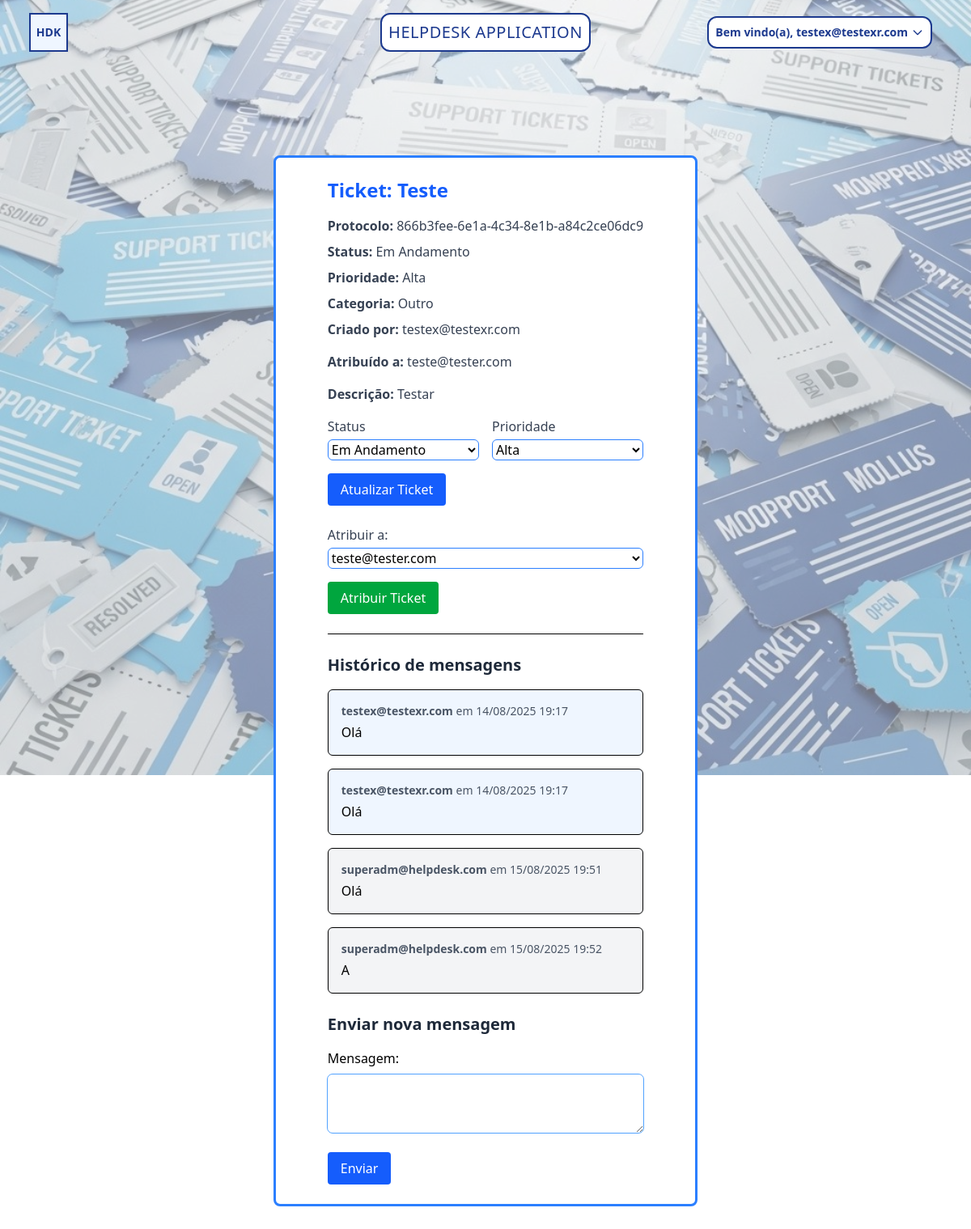
Screenshot of /tickets/1/ (signed in) with the database file from the repository.
### helpdesk/models.py (models this page shows, shortened)
class CustomUser(AbstractBaseUser, PermissionsMixin):
    ROLE_CHOICES = [
        ('cliente', 'Cliente'),
        ('suporte', 'Suporte'),
    ]
    email = models.EmailField(unique=True)
    role = models.CharField(max_length=20, choices=ROLE_CHOICES, default='cliente')
    profile_photo = models.ImageField(upload_to='profile_photos/', blank=True, null=True)
    phone = models.CharField(max_length=20, blank=True, null=True)
    country = models.CharField(max_length=50, blank=True, null=True)
    is_active = models.BooleanField(default=True)
    is_staff = models.BooleanField(default=False)
    date_joined = models.DateTimeField(default=timezone.now)
    USERNAME_FIELD = 'email'
    REQUIRED_FIELDS = []
    objects = CustomUserManager()

### helpdesk/tickets/ticket_models.py (models this page shows, shortened)
class Ticket(models.Model):
    PRIORITY_CHOICES = [
        ('low', 'Baixa'),
        ('medium', 'Média'),
        ('high', 'Alta'),
    ]
    STATUS_CHOICES = [
        ('open', 'Aberto'),
        ('in_progress', 'Em Andamento'),
        ('closed', 'Fechado'),
    ]
    CATEGORY_CHOICES = [
        ('software', 'Software'),
        ('hardware', 'Hardware'),
        ('network', 'Rede'),
        ('other', 'Outro'),
    ]
    title = models.CharField(max_length=255)
    description = models.TextField()
    category = models.CharField(max_length=50, choices=CATEGORY_CHOICES)
    priority = models.CharField(max_length=10, choices=PRIORITY_CHOICES)
    status = models.CharField(max_length=20, choices=STATUS_CHOICES, default='open')
    protocol_number = models.UUIDField(default=uuid.uuid4, editable=False, unique=True)
    attachment = models.FileField(upload_to='ticket_attachments/', blank=True, null=True)
    created_by = models.ForeignKey(settings.AUTH_USER_MODEL, on_delete=models.CASCADE, related_name='tickets_created')
    assigned_to = models.ForeignKey(settings.AUTH_USER_MODEL, on_delete=models.SET_NULL, blank=True, null=True, related_name='tickets_assigned')
    created_at = models.DateTimeField(auto_now_add=True)
    updated_at = models.DateTimeField(auto_now=True)
    class Meta:
        verbose_name = "Ticket"
        verbose_name_plural = "Tickets"

class TicketMessage(models.Model):
    ticket = models.ForeignKey(Ticket, on_delete=models.CASCADE, related_name='messages')
    message = models.TextField()
    sent_by = models.ForeignKey(settings.AUTH_USER_MODEL, on_delete=models.CASCADE)
    created_at = models.DateTimeField(auto_now_add=True)
    class Meta:
        ordering = ['created_at']

### helpdesk/tickets/ticket_views.py (the view, shortened to what this page needs)
# urls.py: path('<int:pk>/', ticket_views.ticket_detail, name='ticket_detail'),
@login_required(login_url='home')
def ticket_detail(request, pk):
    ticket = get_object_or_404(Ticket, pk=pk)
    if request.user.role != 'suporte' and ticket.created_by != request.user:
        messages.error(request, "Você não tem permissão para ver este ticket.")
        return redirect('ticket_list')
    msg_form = TicketMessageForm()
    staff_users = User.objects.filter(role='suporte')
    messages_list = ticket.messages.all().order_by('created_at')
    return render(
        request,
        'ticket_detail.html',
        {
            'ticket': ticket,
            'msg_form': msg_form,
            'staff_users': staff_users,
            'messages_list': messages_list,
        }
    )

### helpdesk/tickets/ticket_forms.py
class TicketMessageForm(forms.ModelForm):
    class Meta:
        model = TicketMessage
        fields = ['message']
        widgets = {
            'message': forms.Textarea(attrs={'rows': 3, 'class': 'mt-2 block w-full rounded-md bg-white px-3 py-1.5 text-gray-900 outline outline-1 outline-blue-400 focus:outline-2 focus:outline-blue-600 sm:text-sm'})
        }
    def __init__(self, *args, **kwargs):
        super().__init__(*args, **kwargs)
        self.fields['message'].label = "Mensagem"

### helpdesk/templates/ticket_detail.html (shortened to what this page needs)
{% extends "default.html" %}
{% load static %}
{% block body %}
<div class="min-h-screen pt-24 flex items-center justify-center">
  <div class="max-w-5xl border-3 mb-12 rounded-lg border-blue-500 bg-white mx-auto px-8 md:px-16 py-6">
    <h2 class="text-2xl font-semibold text-blue-600 mb-4">Ticket: {{ ticket.title }}</h2>
    <p class="text-gray-700 mb-2"><strong>Protocolo:</strong> {{ ticket.protocol_number }}</p>
    <p class="text-gray-700 mb-2"><strong>Status:</strong> {{ ticket.get_status_display|capfirst }}</p>
    <p class="text-gray-700 mb-2"><strong>Prioridade:</strong> {{ ticket.get_priority_display|capfirst }}</p>
    <p class="text-gray-700 mb-2"><strong>Categoria:</strong> {{ ticket.get_category_display|capfirst }}</p>
    <p class="text-gray-700 mb-4"><strong>Criado por:</strong> {{ ticket.created_by.email }}</p>
    {% if ticket.assigned_to %}
      <p class="text-gray-700 mb-4"><strong>Atribuído a:</strong> {{ ticket.assigned_to.email }}</p>
    {% endif %}
    <p class="text-gray-700 mb-4"><strong>Descrição:</strong> {{ ticket.description }}</p>
    {% if request.user.role == 'suporte' %}
      <form method="POST" class="mb-6">
        <div class="grid grid-cols-2 gap-4 mb-4">
          <div>
            <label class="block mb-1 font-medium text-gray-700">Status</label>
            <select name="status" class="block w-full border border-blue-500 rounded-md">
              <option value="in_progress" {% if ticket.status == 'in_progress' %}selected{% endif %}>Em Andamento</option>
            </select>
          </div>
          <div>
            <label class="block mb-1 font-medium text-gray-700">Prioridade</label>
            <select name="priority" class="block w-full border border-blue-500 rounded-md">
              <option value="high" {% if ticket.priority == 'high' %}selected{% endif %}>Alta</option>
            </select>
          </div>
        </div>
        <button type="submit" class="bg-blue-600 cursor-pointer text-white px-4 py-2 rounded">Atualizar Ticket</button>
      </form>
      <form method="POST" class="mb-6">
        <div class="mb-4">
          <label class="block mb-1 font-medium text-gray-700">Atribuir a:</label>
          <select name="assigned_to" class="block w-full border border-blue-500 rounded-md">
            {% for staff in staff_users %}
              <option value="{{ staff.id }}" {% if ticket.assigned_to and ticket.assigned_to.id == staff.id %}selected{% endif %}>{{ staff.email }}</option>
            {% endfor %}
          </select>
        </div>
        <button type="submit" class="bg-green-600 cursor-pointer text-white px-4 py-2 rounded">Atribuir Ticket</button>
      </form>
    {% endif %}
    <hr class="my-6">
    <h3 class="text-xl font-semibold text-gray-800 mb-4">Histórico de mensagens</h3>
    <div class="space-y-4 mb-6">
      {% for msg in messages_list %}
        <div class="p-4 border rounded-md {% if msg.sent_by == user %}bg-blue-50{% else %}bg-gray-100{% endif %}">
          <p class="text-sm text-gray-600 mb-1"><strong>{{ msg.sent_by.email }}</strong> em {{ msg.created_at|date:"d/m/Y H:i" }}</p>
          <p>{{ msg.message }}</p>
        </div>
      {% empty %}
        <p class="text-gray-500">Nenhuma mensagem ainda.</p>
      {% endfor %}
    </div>
    <h3 class="text-xl font-semibold text-gray-800 mb-4">Enviar nova mensagem</h3>
    <form method="POST">
      {{ msg_form.message.label_tag }}
      {{ msg_form.message }}
      <button type="submit" class="mt-6 bg-blue-600 cursor-pointer hover:bg-blue-500 text-white px-4 py-2 rounded">Enviar</button>
    </form>
  </div>
</div>
{% endblock %}

### templates/default.html (shortened to what this page needs)
<!DOCTYPE html>
<html lang="en">
<head>
    {% load static %}
    <script src="https://unpkg.com/@tailwindcss/browser@4"></script>
</head>
<body class="min-h-screen bg-cover bg-center bg-no-repeat" style="background-image: url('{% static 'images/helpdesk_background.jpeg' %}'); background-color: rgba(255, 255, 255, 0.45); background-size: cover; background-blend-mode: overlay;">
    <header class="absolute top-0 inset-x-0 z-50 bg-transparent shadow-none border-none">
        <nav class="flex items-center justify-between p-4 lg:px-8" aria-label="Global">
          <div class="flex lg:flex-1">
            <a href="#" class="-m-1.5 p-1.5">
            </a>
          </div>
          <div class="ml-5 absolute left-4 flex items-center bg-blue-50">
            <div class="border-2 border-blue-900 text-blue-900 w-12 h-12 flex items-center justify-center font-bold text-sm">
              <a href="{% url 'home' %}">HDK</a>
            </div>
          </div>
          <div class="ml-2 absolute right-12 flex items-center">
            <div class="text-blue-900 font-bold text-sm relative flex items-center bg-white p-2 border-2 border-blue-900 rounded-xl space-x-4">
              {% if request.user.is_authenticated %}
                {% if request.user.is_authenticated and request.user.role == 'suporte' %}
                  <div class="relative inline-block text-left">
                    <button id="userMenuButton" class="flex items-center cursor-pointer focus:outline-none">
                      Bem vindo(a), {{ request.user.email }}
                      <svg class="inline w-4 h-4 ml-1" fill="none" stroke="currentColor" stroke-width="2" viewBox="0 0 24 24">
                        <path stroke-linecap="round" stroke-linejoin="round" d="M19 9l-7 7-7-7" />
                      </svg>
                    </button>
                  </div>
                {% endif %}
              {% else %}
                <a href="{% url 'login' %}">CADASTRO / LOG IN</a>
              {% endif %}
            </div>
          </div>
          <div class="hidden lg:flex lg:gap-x-12">
            <a class="text-xl font-medium text-blue-900 p-2 border-2 border-blue-900 bg-white rounded-xl tracking-wide">HELPDESK APPLICATION</a>
          </div>
        </nav>
    </header>
    {% block body %}{% endblock body %}
</body>
</html>

### rows the page displays
CustomUser: user.email "testex@testexr.com"
Ticket: title "Teste", protocol_number "866b3fee-6e1a-4c34-8e1b-a84c2ce06dc9", status "Em Andamento", priority "Alta", category "Outro", created_by.email "testex@testexr.com", assigned_to.email "teste@tester.com", description "Testar", assigned_to "teste@tester.com"
TicketMessage: sent_by.email "testex@testexr.com", created_at "14/08/2025 19:17", message "Olá"
TicketMessage: sent_by.email "testex@testexr.com", created_at "14/08/2025 19:17", message "Olá"
TicketMessage: sent_by.email "superadm@helpdesk.com", created_at "15/08/2025 19:51", message "Olá"
TicketMessage: sent_by.email "superadm@helpdesk.com", created_at "15/08/2025 19:52", message "A"

### other values shown
{{ msg_form.message.label_tag }} "Mensagem:"
